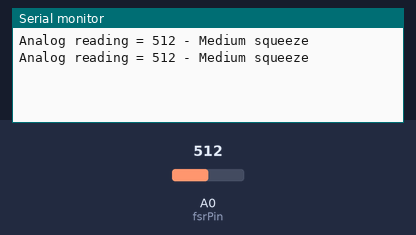
Simulated run of this sketch. Board: Arduino Uno, built with avr-gcc and run on an emulated ATmega328P. Shown: the last lines printed to the serial monitor. The inputs (shaded band) are chosen by the test bench; at power-on: A0 (fsrPin) = 512.

Above: at 1.8 s.
1.9 s: A0 (fsrPin) set to 490
At 2.5 s:
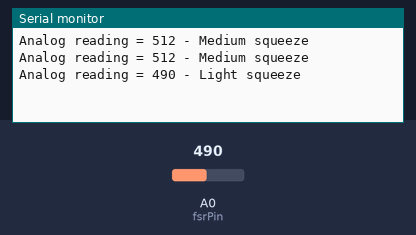
4.5 s: A0 (fsrPin) set to 190
At 5.8 s:
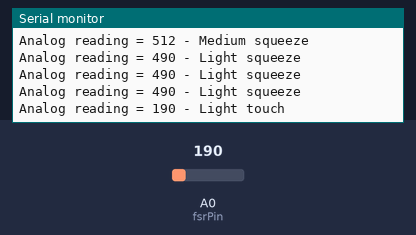
7.5 s: A0 (fsrPin) set to 0
At 8.4 s:
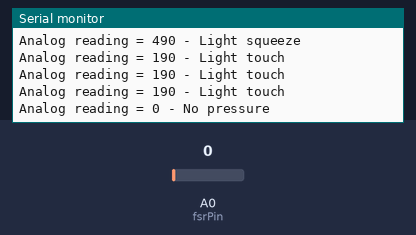
10.5 s: A0 (fsrPin) set to 810
At 11.8 s:
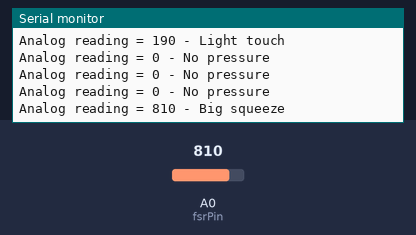

Measured:
- after the input at 1.9 s, the serial monitor: prints a new line after 0.10 s (image 1)
- after the input at 4.5 s, the serial monitor: prints a new line after 0.50 s (image 2)
- after the input at 7.5 s, the serial monitor: prints a new line after 0.50 s (image 3)
- after the input at 10.5 s, the serial monitor: prints a new line after 0.51 s (image 4)

The sketch:

FSR_analog.ino
```cpp
int fsrPin = 0;     // the FSR and 10K pulldown are connected to a0
int fsrReading;     // the analog reading from the FSR resistor divider

void setup() {
  // We'll send debugging information via the Serial monitor
  Serial.begin(9600);
}

void loop() {
  fsrReading = analogRead(fsrPin);

  Serial.print("Analog reading = ");
  Serial.print(fsrReading);     // the raw analog reading

  // We'll have a few threshholds, qualitatively determined
  if (fsrReading < 10) {
    Serial.println(" - No pressure");
  } else if (fsrReading < 200) {
    Serial.println(" - Light touch");
  } else if (fsrReading < 500) {
    Serial.println(" - Light squeeze");
  } else if (fsrReading < 800) {
    Serial.println(" - Medium squeeze");
  } else {
    Serial.println(" - Big squeeze");
  }
  delay(1000);
}
```
